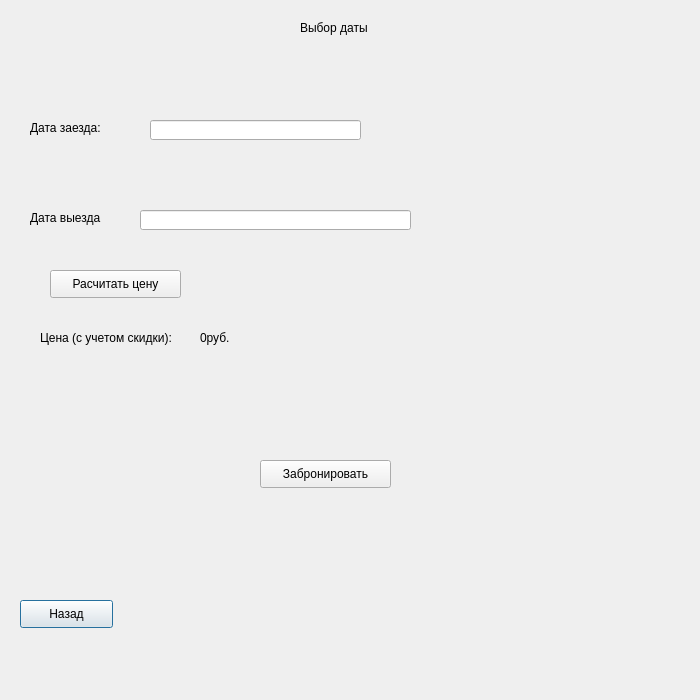
<?xml version="1.0" encoding="UTF-8"?>
<ui version="4.0">
 <class>date</class>
 <widget class="QDialog" name="date">
  <property name="geometry">
   <rect>
    <x>0</x>
    <y>0</y>
    <width>700</width>
    <height>700</height>
   </rect>
  </property>
  <property name="windowTitle">
   <string>Dialog</string>
  </property>
  <widget class="QLabel" name="label">
   <property name="geometry">
    <rect>
     <x>300</x>
     <y>20</y>
     <width>111</width>
     <height>16</height>
    </rect>
   </property>
   <property name="text">
    <string>Выбор даты</string>
   </property>
  </widget>
  <widget class="QLabel" name="label_2">
   <property name="geometry">
    <rect>
     <x>30</x>
     <y>120</y>
     <width>111</width>
     <height>16</height>
    </rect>
   </property>
   <property name="text">
    <string>Дата заезда:</string>
   </property>
  </widget>
  <widget class="QLabel" name="label_3">
   <property name="geometry">
    <rect>
     <x>30</x>
     <y>210</y>
     <width>71</width>
     <height>16</height>
    </rect>
   </property>
   <property name="text">
    <string>Дата выезда:</string>
   </property>
  </widget>
  <widget class="QLabel" name="label_4">
   <property name="geometry">
    <rect>
     <x>40</x>
     <y>330</y>
     <width>131</width>
     <height>16</height>
    </rect>
   </property>
   <property name="text">
    <string>Цена (с учетом скидки):</string>
   </property>
  </widget>
  <widget class="QLabel" name="price2">
   <property name="geometry">
    <rect>
     <x>200</x>
     <y>330</y>
     <width>101</width>
     <height>16</height>
    </rect>
   </property>
   <property name="text">
    <string>0руб.</string>
   </property>
  </widget>
  <widget class="QLineEdit" name="arrival">
   <property name="geometry">
    <rect>
     <x>150</x>
     <y>120</y>
     <width>211</width>
     <height>20</height>
    </rect>
   </property>
  </widget>
  <widget class="QLineEdit" name="release">
   <property name="geometry">
    <rect>
     <x>140</x>
     <y>210</y>
     <width>271</width>
     <height>20</height>
    </rect>
   </property>
  </widget>
  <widget class="QPushButton" name="back_6">
   <property name="geometry">
    <rect>
     <x>20</x>
     <y>600</y>
     <width>93</width>
     <height>28</height>
    </rect>
   </property>
   <property name="text">
    <string>Назад</string>
   </property>
  </widget>
  <widget class="QPushButton" name="continue_6">
   <property name="geometry">
    <rect>
     <x>260</x>
     <y>460</y>
     <width>131</width>
     <height>28</height>
    </rect>
   </property>
   <property name="text">
    <string>Забронировать</string>
   </property>
  </widget>
  <widget class="QPushButton" name="pushButton">
   <property name="geometry">
    <rect>
     <x>50</x>
     <y>270</y>
     <width>131</width>
     <height>28</height>
    </rect>
   </property>
   <property name="text">
    <string>Расчитать цену</string>
   </property>
  </widget>
 </widget>
 <resources/>
 <connections/>
</ui>
